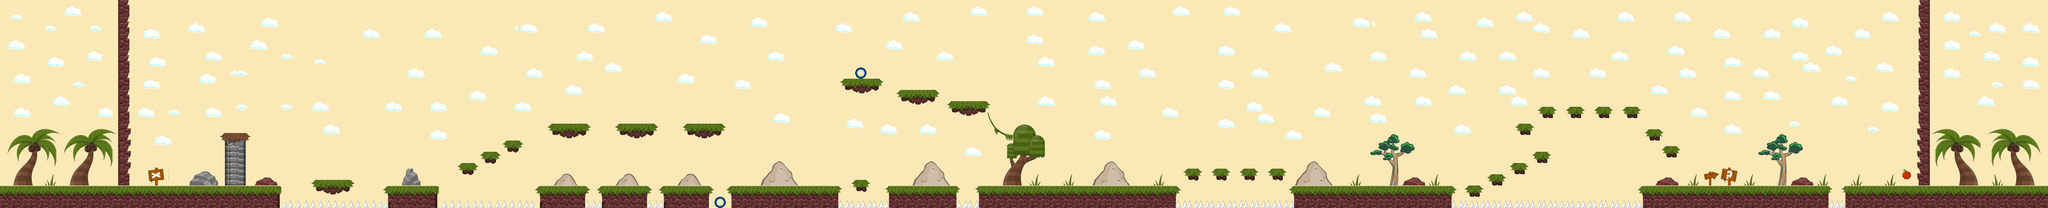

Below is a game level as drawn by its tile map, then a one-line description and the .tmx that defines it (tile-layer data replaced by summaries):
An orthogonal 364x37 tile map with 16x16 px tiles, 5 tile layers (background, Background2, walls, destroyblocks, ...), 12 tilesets.

<map version="1.0" orientation="orthogonal" renderorder="right-down" width="364" height="37" tilewidth="16" tileheight="16" nextobjectid="4">
 <tileset firstgid="1" name="tileEditado1" tilewidth="16" tileheight="16" tilecount="748" columns="34">
  <image source="tileEditado1.png" width="549" height="359" />
 </tileset>
 <tileset firstgid="749" name="parte1" tilewidth="16" tileheight="16" tilecount="374" columns="34">
  <image source="parte1.png" width="548" height="180" />
 </tileset>
 <tileset firstgid="1123" name="trozo1" tilewidth="16" tileheight="16" tilecount="84" columns="28">
  <image source="trozo1.png" width="457" height="55" />
 </tileset>
 <tileset firstgid="1207" name="trozo2" tilewidth="16" tileheight="16" tilecount="57" columns="19">
  <image source="trozo2.png" width="314" height="56" />
 </tileset>
 <tileset firstgid="1264" name="tileEditado1" tilewidth="16" tileheight="16" tilecount="748" columns="34">
  <image source="tileEditado1.png" width="549" height="359" />
 </tileset>
 <tileset firstgid="2012" name="1" tilewidth="16" tileheight="16" tilecount="1800" columns="75">
  <image source="1.jpg" width="1200" height="398" />
 </tileset>
 <tileset firstgid="3812" name="3" tilewidth="16" tileheight="16" tilecount="2025" columns="75">
  <image source="3.jpg" width="1200" height="444" />
 </tileset>
 <tileset firstgid="5837" name="2" tilewidth="16" tileheight="16" tilecount="2100" columns="75">
  <image source="2.jpg" width="1200" height="456" />
 </tileset>
 <tileset firstgid="7937" name="tileSet1" tilewidth="16" tileheight="16" tilecount="256" columns="16">
  <image source="tileSet1.png" width="256" height="256" />
 </tileset>
 <tileset firstgid="8193" name="520604-flag_1-512" tilewidth="16" tileheight="16" tilecount="12" columns="3">
  <image source="520604-flag_1-512.png" width="57" height="78" />
 </tileset>
 <tileset firstgid="8205" name="greenFlag" tilewidth="16" tileheight="16" tilecount="12" columns="3">
  <image source="greenFlag.png" width="57" height="78" />
 </tileset>
 <tileset firstgid="8217" name="cortana" tilewidth="16" tileheight="16" tilecount="4" columns="2">
  <image source="cortana.png" width="32" height="32" />
 </tileset>
 <layer name="background" width="364" height="37">
  <data>[13468 cells, 13340 non-empty, 258 distinct tile ids]</data>
 </layer>
 <layer name="Background2" width="364" height="37">
  <data>[13468 cells, 1595 non-empty, 192 distinct tile ids]</data>
 </layer>
 <layer name="walls" width="364" height="37">
  <data>[13468 cells, 1900 non-empty, 174 distinct tile ids]</data>
 </layer>
 <layer name="destroyblocks" width="364" height="37">
  <data>[13468 cells, 0 non-empty, 0 distinct tile ids]</data>
 </layer>
 <layer name="EndLevel" width="364" height="37">
  <data>[13468 cells, 0 non-empty, 0 distinct tile ids]</data>
 </layer>
</map>